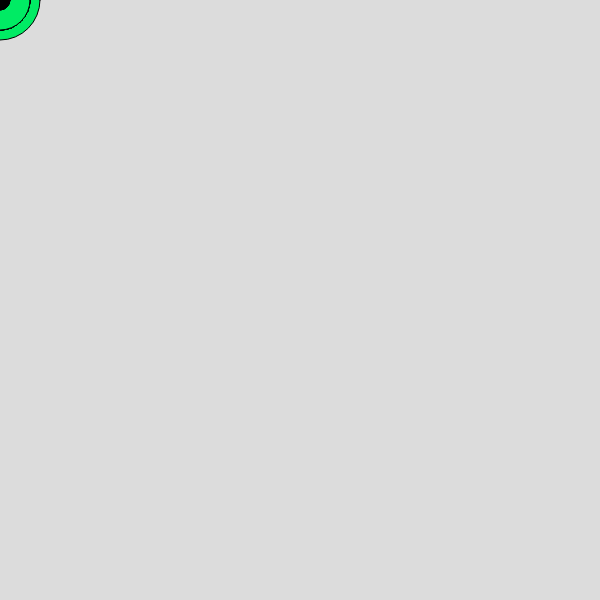
Frame 1 (no input)
Frame 60 (no input): identical to frame 1, image omitted
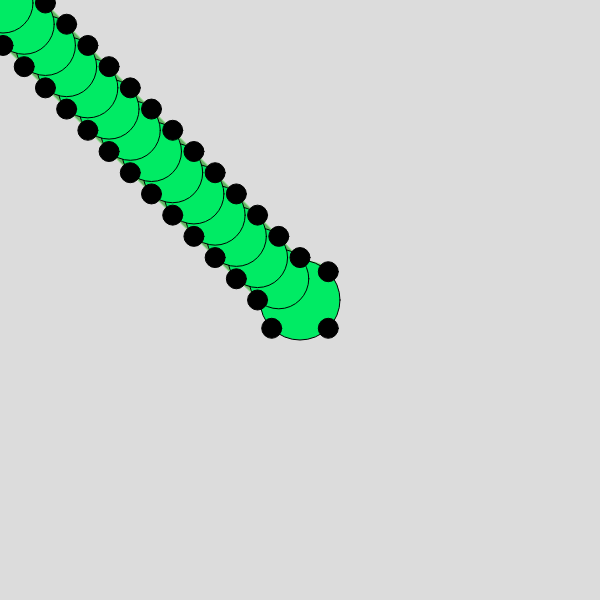
Frame 120 (the mouse pressed at the canvas centre since frame 60)

The p5.js sketch that drew these frames (run headless with seeded random() and noise() and a simulated clock; from frame 60 on, the mouse is pressed at the canvas centre):

// p5.js sketch
// ── sketch.js
let chain;
let showBones;

function setup() {
  createCanvas(600, 600);
  angleMode(DEGREES);
  mouse = createVector(mouseX, mouseY);
  chain = new Chain(15);
  showBones = true;
}

function draw() {
  mouse = createVector(mouseX, mouseY);
  background(220);
  chain.update();
}

class Chain {
  constructor(length){
    this.length = length;
    this.links = [];
    for (let i = 0; i < this.length; i++){
      if (i === 0){
        this.links.push(new ChainLink(40, null, null));
      } else {
        this.links.push(new ChainLink(30, this.links[i - 1], null));
      }
    }
    for (let i = 0; i < this.length - 1; i++){
      this.links[i].next = this.links[i + 1];
    }
    
  } 
  
  update() {
    this.generateSkin(this.links);
    for (let i = 0; i < this.length; i++){
      this.links[i].update();
      if (showBones) {
        this.links[i].displayBones();
      }
    }
  }
  
  generateSkin(chain){
    fill(100, 180, 100);
    stroke(150, 230, 150)
    beginShape();
    for (let i = 0; i < this.length; i++){
      curveVertex(chain[i].rightEdge.x, chain[i].rightEdge.y);
      if (i === this.length - 1){
        curveVertex(chain[i].tailEdge.x, chain[i].tailEdge.y);
      }
    }
    for (let i = this.length - 1; i > -1; i--){
      curveVertex(chain[i].leftEdge.x, chain[i].leftEdge.y);
      if (i === 0) {
        curveVertex(chain[i].headEdge.x, chain[i].headEdge.y);
      }
    }
    endShape(CLOSE);
  }

}

class ChainLink {
  constructor(r, previous, next) {
    this.position = createVector(0,0);
    this.direction = createVector(0,0); //from ellipse
    this.rightEdge = createVector(0,0);
    this.leftEdge = createVector(0,0);
    this.headEdge = createVector(0,0);
    this.tailEdge = createVector(0,0);
    this.r = r;
    this.previous = previous;
    this.next = next;
  }
  
  update(){
    if (this.previous === null) {
      this.position.set(mouseX, mouseY)
    } else {
      this.position.add(this.calculateLocation());
    }
    this.skeleton(this.position, this.previous, this.next, this.direction, this.r);
  }

  skeleton(position, previous, next, direction, r) {
    if (previous === null){
      this.calculateLocation(next); //get direction for head
      this.headEdge = p5.Vector.add(position, direction);
    }
    if (next === null){
      this.tailEdge = p5.Vector.sub(position, direction);
    }
    let offset1 = createVector(direction.y * -1, direction.x);
    let offset2 = createVector(direction.y, direction.x * -1);
    this.rightEdge = p5.Vector.add(position, offset1);
    this.leftEdge = p5.Vector.add(position, offset2);
  }
  
  calculateLocation(next) { //change this to link nodes or something
    let distanceBetween;
    if (next) {
      distanceBetween = p5.Vector.sub(this.position, this.next.position);
    } else {
      distanceBetween = p5.Vector.sub(this.previous.position, this.position);
    }
    this.direction = p5.Vector.normalize(distanceBetween);
    this.direction.mult(this.r);
    return p5.Vector.sub(distanceBetween, this.direction);
  }
  
  displayBones(){
    fill(0, 235, 100);
    stroke(0);
    ellipse(this.position.x, this.position.y, this.r*2);
    fill(0);
    ellipse(this.rightEdge.x, this.rightEdge.y, 20);
    ellipse(this.leftEdge.x, this.leftEdge.y, 20);
    if (this.previous === null) {
      ellipse(this.headEdge.x, this.headEdge.y, 20);
    }
    if (this.next === null){
      ellipse(this.tailEdge.x, this.tailEdge.y, 20);
    }
  }

}
